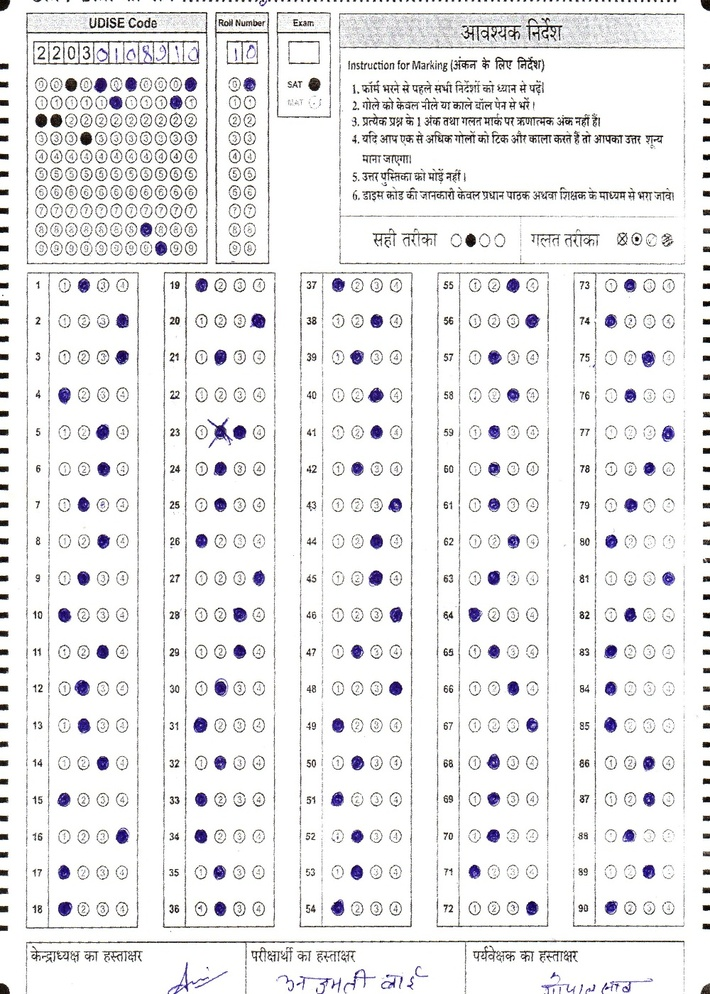
#> input picture data/template_37104581f7ac.jpg, 710 x 994 px, shrunk from 1000 x 1400 before the run
$ python -i image_core.py   (imports and definitions only)
#> lines starting #> are read from the running program, lines starting #| are printed output that depends on the picture; after the words box and inside, x2 and y2 are one past the last pixel; in counts of white or black regions, pixels touching at a corner belong together
#> further down, picture is the input picture: shape (994, 710, 3); mean B, G, R 236.3, 235.4, 235.8
import cv2
import numpy as np

# core math stuff that makes this work

def locate_anchor_points(image, min_size=300, tile_size=31, weight=5):
    # block size needs to be odd for some reason
#> called with min_size = 300, tile_size = 31, weight = 5
    if tile_size % 2 == 0:
        tile_size += 1

    gray = cv2.cvtColor(image, cv2.COLOR_BGR2GRAY)
    thresh = cv2.adaptiveThreshold(gray, 255, cv2.ADAPTIVE_THRESH_GAUSSIAN_C, cv2.THRESH_BINARY_INV, tile_size, weight)
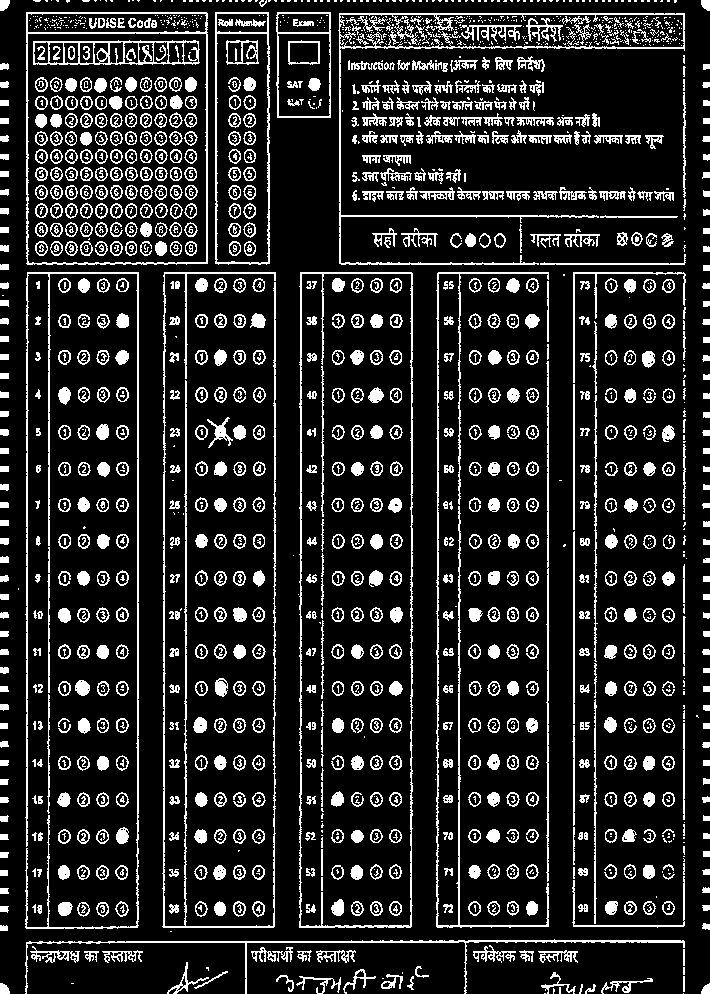
#> thresh: shape (994, 710); 15.1% white in thin lines or dots
    contours, _ = cv2.findContours(thresh, cv2.RETR_EXTERNAL, cv2.CHAIN_APPROX_SIMPLE)
#> contours = 897 contours, 310 with area under 20; largest, box (x1, y1, x2, y2) and area: (299, 272, 413, 928) 73154, (26, 12, 208, 265) 45478, (215, 12, 270, 265) 13474, (338, 13, 685, 265) 12602, (276, 12, 331, 118) 5581
    h, w = gray.shape
#> h = 994; w = 710
    dots = []

    for c in contours:
        if cv2.contourArea(c) > min_size:
            (x,y), _ = cv2.minEnclosingCircle(c)
            dots.append((int(x), int(y)))
#> this loop made 897 passes
#> (x, y) on passes 36, 542, 628, 629, 630, 631, 800, 801, 802, 803: (354.5, 967), (547.5, 621), (492.5, 599.5), (355, 599.5), (219, 599.5), (82, 600), (511.5, 138), (303.5, 64.5), (241.5, 137.8), (116.3, 137.6)
#> c on passes 1, 2, 4, 8, 11, 12: [[683, 993]], [[544, 993], [545, 993]], [[559, 987], [559, 993], [560, 993], [560, 987]], [[71, 983], [73, 983]], [[382, 978], [383, 978]], [[683, 976], [683, 991], [684, 991], [684, 976]]
#> after the loop, dots = [(354, 967), (547, 621), (492, 599), (355, 599), (219, 599), (82, 600), (511, 138), (303, 64), (241, 137), (116, 137)]

    if len(dots) < 4:
        return np.array([])

    dots = np.array(dots)
#> dots = [[354, 967], [547, 621], [492, 599], [355, 599], [219, 599], [82, 600], [511, 138], [303, 64], [241, 137], [116, 137]]
    corners = np.array([[0,0], [w,0], [0,h], [w,h]])
#> corners = [[0, 0], [710, 0], [0, 994], [710, 994]]
    valid_anchors = []

    # grab the closest dot to each corner so we don't reuse them
    used = set()
    for corner in corners:
        distances = np.linalg.norm(dots - corner, axis=1)
        closest_indices = np.argsort(distances)
        for idx in closest_indices:
            if idx not in used:
                valid_anchors.append(dots[idx])
                used.add(idx)
                break
#> this loop made 4 passes
#> closest_indices on passes 1 to 4: [9, 8, 7, 6, 5, 4, 3, 2, 1, 0], [6, 7, 8, 9, 2, 1, 3, 4, 5, 0], [0, 5, 4, 3, 2, 1, 9, 8, 7, 6], [0, 1, 2, 3, 4, 5, 6, 8, 7, 9]
#> after the loop, used = 4 items; valid_anchors = [[116, 137], [511, 138], [354, 967], [547, 621]]

    if len(valid_anchors) != 4:
        return np.array([])

    return np.array(valid_anchors)

# [99 lines left out: functions sort_coordinates, calculate_warp_matrix, project_pixel, auto_center_marker, render_evaluation_graphics, not called in this run]

>>> import cv2
>>> picture = cv2.imread('../data/template_37104581f7ac.jpg')
>>> result = locate_anchor_points(picture)
#> result = [[116, 137], [511, 138], [354, 967], [547, 621]]
